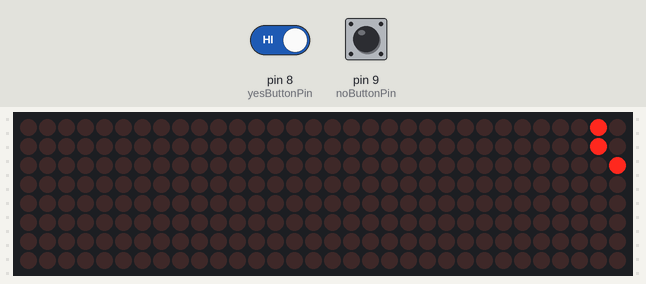
A program run on a simulated Arduino Nano, built with avr-gcc and run on an emulated ATmega328P. Shown: 32×8 LED matrix. Inputs (shaded band) come from the test bench; at power-on: pin 8 (yesButtonPin) HIGH, pin 9 (noButtonPin) HIGH.

Above: at 0.25 s.
At 20.05 s:
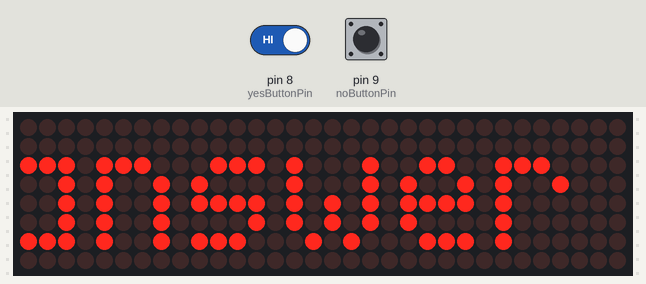
20.1 s: pin 8 (yesButtonPin) driven LOW
At 28.26 s:
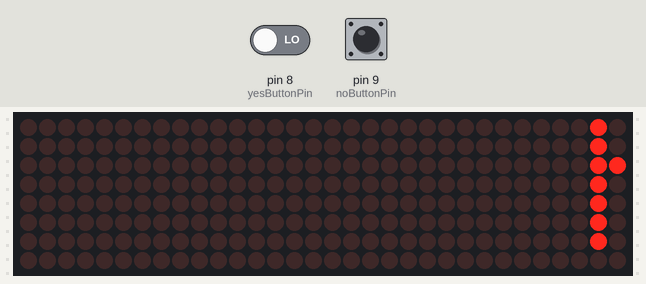

The program:

main.cpp
```cpp
#include <Arduino.h>
#include <MD_Parola.h>
#include <MD_MAX72xx.h>
#include <SPI.h>
#include <Adafruit_I2CDevice.h>

#define HARDWARE_TYPE MD_MAX72XX::FC16_HW

#define MAX_DEVICES 4
#define CS_PIN 10

MD_Parola MyDisplay = MD_Parola(HARDWARE_TYPE, CS_PIN, MAX_DEVICES);

const int yesButtonPin = 8;
const int noButtonPin = 9;
const char* question = "Porposal Question";

void setup() {
  pinMode(yesButtonPin, INPUT_PULLUP);
  pinMode(noButtonPin, INPUT_PULLUP);

  MyDisplay.begin();
  MyDisplay.setIntensity(4);
  MyDisplay.displayClear();
  MyDisplay.displayScroll(question, PA_CENTER, PA_SCROLL_LEFT, 100);
}

void loop() {
  if (digitalRead(yesButtonPin) == HIGH) {
    delay(100); // debouncing
    if (digitalRead(yesButtonPin) == HIGH) {
      MyDisplay.displayClear();
      MyDisplay.displayScroll("Yes = answer to ptoposal", PA_CENTER, PA_SCROLL_LEFT, 100);
      while (!MyDisplay.displayAnimate()); // wait for the message to finish scrolling
    }
  } else if (digitalRead(noButtonPin) == HIGH) {
    delay(100); // debouncing
    if (digitalRead(noButtonPin) == HIGH) {
      MyDisplay.displayClear();
      MyDisplay.displayScroll("No = Try Again (funny argument)", PA_CENTER, PA_SCROLL_LEFT, 100);
      while (!MyDisplay.displayAnimate()); // wait for "Try Again" to finish scrolling
      delay(2000); // wait a bit before showing the question again
      MyDisplay.displayScroll(question, PA_CENTER, PA_SCROLL_LEFT, 100);
    }
  }

  if (MyDisplay.displayAnimate())
    MyDisplay.displayReset();
}
```

Measured:
- after the input at 20.1 s, the display: first differs from a run without the input after 8.0 s (image 2 shows a later state)
